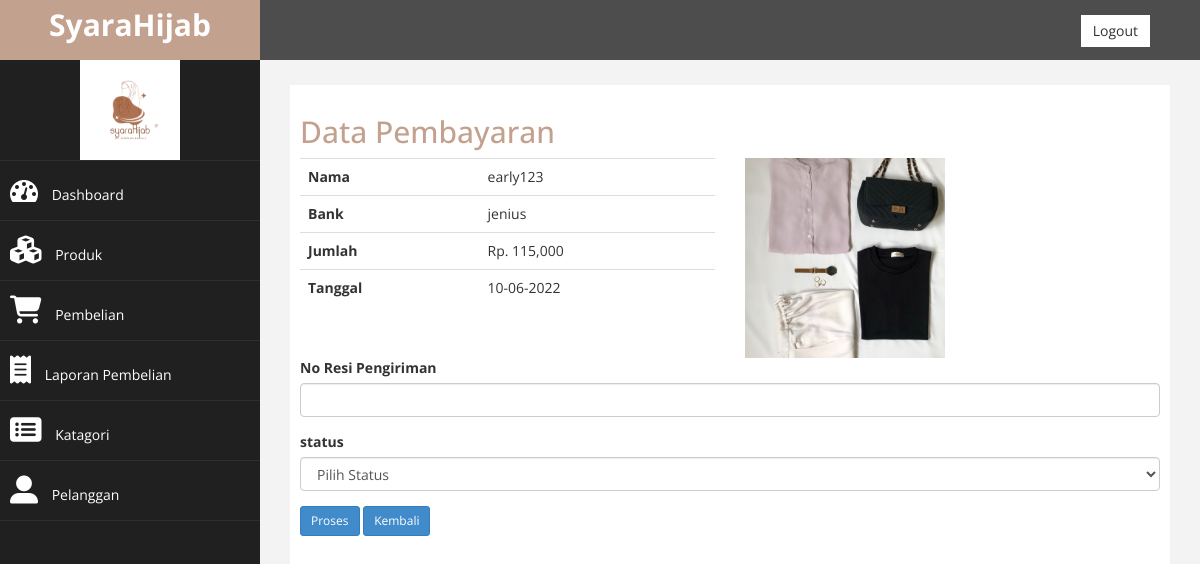
Screenshot of /admin/dashboard.php?halaman=pembayaran&id=35 (signed in) with the database file from the repository.
### tables this page shows
CREATE TABLE `pembayaran` (
  `id_pembayaran` int(5) NOT NULL,
  `id_pembelian` int(11) NOT NULL,
  `nama` varchar(30) NOT NULL,
  `bank` varchar(15) NOT NULL,
  `jumlah` int(10) NOT NULL,
  `tanggal` date NOT NULL,
  `bukti` varchar(100) NOT NULL
);

### admin/pembayaran.php (the view, shortened to what this page needs)
<h2>Data Pembayaran</h2>
<?php
$id_pembelian = $_GET['id'];
$ambil = $koneksi->query("SELECT * FROM pembayaran WHERE id_pembelian='$id_pembelian'");
$detail = $ambil->fetch_assoc();
$tanggal = $detail['tanggal'];
?>
<!DOCTYPE html>
<html>
<head>
    <link rel="stylesheet" href="https://cdnjs.cloudflare.com/ajax/libs/font-awesome/4.7.0/css/font-awesome.min.css">
</head>
<body>
<div class="row">
    <div class="col-md-6">
        <table class="table">
            <tr>
                <th>Nama</th>
                <td><?php echo $detail['nama']?></td>
            </tr>
            <tr>
                <th>Bank</th>
                <td><?php echo $detail['bank']?></td>
            </tr>
            <tr>
                <th>Jumlah</th>
                <td>Rp. <?php echo number_format($detail['jumlah'])?></td>
            </tr>
            <tr>
                <th>Tanggal</th>
                <td><?php echo date('d-m-Y',strtotime($tanggal)); ?></td>
            </tr>
        </table>
    </div>
    <div class="col-md-6">
        <img src="../bukti_pembayaran/<?php echo $detail['bukti']?>" alt="" class="mr-2" style="width:200px;">
    </div>
</div>
<form method="post" class="mt-4">
    <div class="form-group">
        <label>No Resi Pengiriman</label>
        <input type="text" class="form-control" name="resi">
    </div>
    <div class="form-group">
        <label>status</label>
        <select class="form-control" name="status">
            <option value="">Pilih Status</option>
        </select>
    </div>
    <button class="btn btn-primary btn-sm" name="proses">Proses</button>
    <a href="dashboard.php?halaman=pembelian" class="btn btn-primary btn-sm" type="button">Kembali</a>
</form>
</body>
</html>

### admin/assets/css/custom.css (style rules this page uses)
body { font-family: 'Open Sans', sans-serif; }
h2 { color: #C3A18F; }

### rows the page displays
pembayaran: nama "early123", bank "jenius", jumlah "115,000", tanggal "10-06-2022", bukti (picture)
